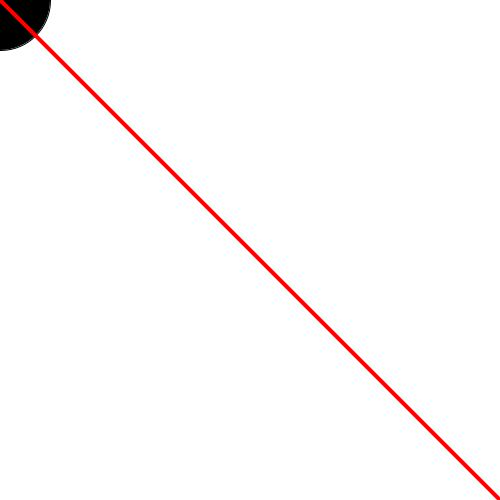
Frame 1 (no input)
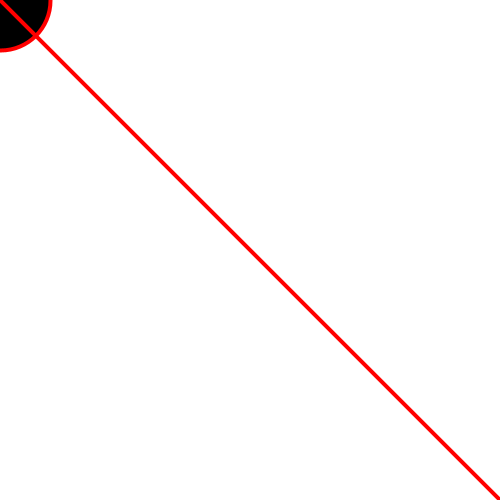
Frame 60 (the mouse pressed at the canvas centre just before this capture)
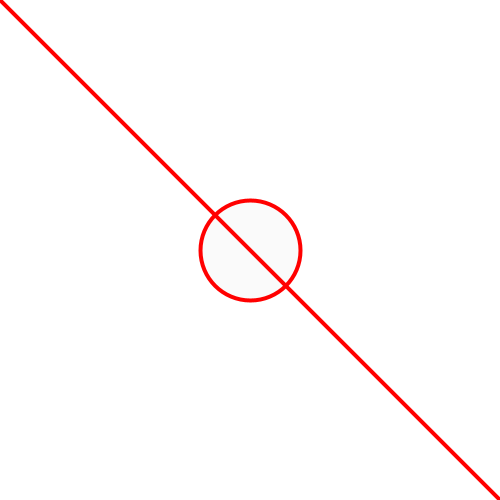
Frame 120 (the mouse held since frame 60 and released just before this capture)

The Processing sketch that drew these frames (run headless with seeded random() and noise(); from frame 60 on, the mouse is pressed at the canvas centre):

// Processing sketch: class_2_in_out
// ── class_2_in_out.pde
// setp happens once at the beginning of your program
void setup() {
  size(500,500);
}

// draw happen forever and after that
void draw() {
  background(255);
  fill(mouseX);
  // draw a circle atthe mouse position
  ellipse(mouseX, mouseY, 100,100);
  
  stroke(255, 0, 0);
  strokeWeight(4); // it is the thickness of the outline. The 4 is pixels 
  // draw a line (x1,y1,x2,y2)
  line(0,0,width, height);
}
